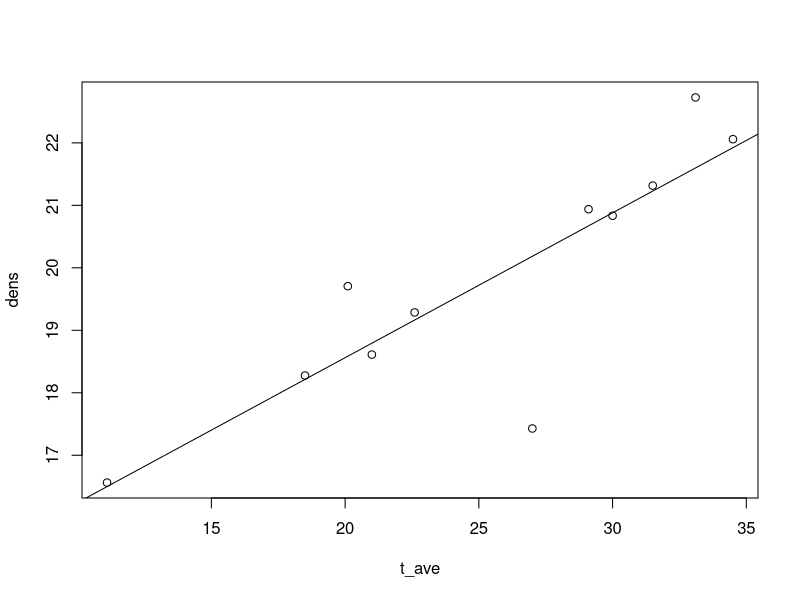
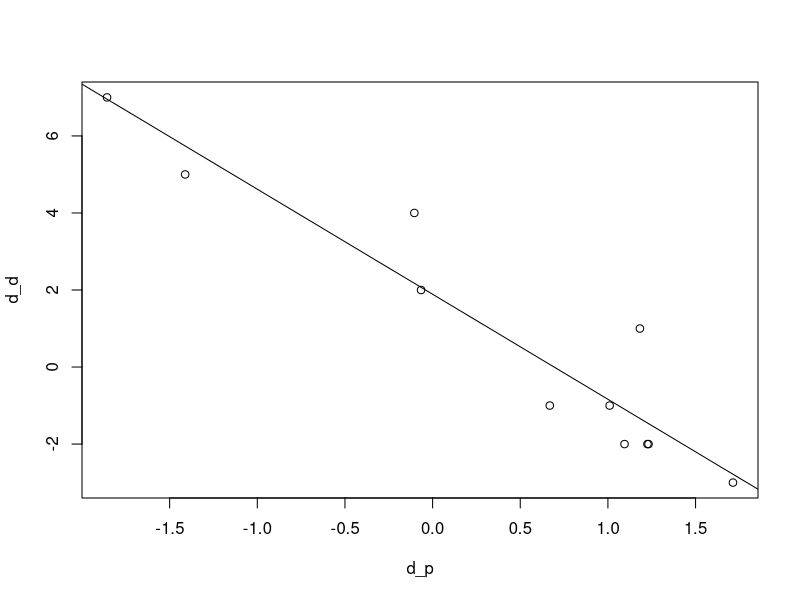
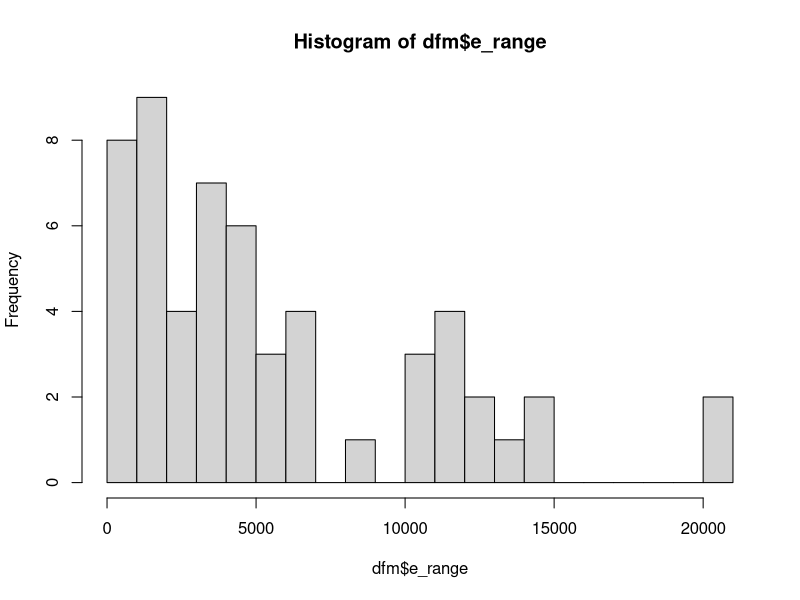

Here is the R script that generated these plots, in order: (Note: this script raises an error after producing the figures.)
#
#
#
#

# mod 5

dfs <- read.csv('data/snotel820_timp.csv')

# add date
dfs$date<-as.Date(dfs$date)

# add density
dfs$dens<-(dfs$swe/dfs$depth)*100

head(dfs)

# # # # STATS

####
# 1. assess 
cor(dfs$depth, dfs$swe)
# 0.96
cor(dfs$depth, dfs$dens)
# -0.64
## cor(dfs$swe, dfs$dens)
## -0.43
cor(dfs[!is.na(dfs$t_ave), "depth"], 
    dfs[!is.na(dfs$t_ave), "t_max"])
# -0.20

####
# 2. Density vs temperature
dfpost <- dfs[dfs$date>as.Date("2024-01-10"),]
fit1 <- lm(dens~t_ave, dfpost)
plot(dens~t_ave, dfpost)
abline(fit1)
summary(fit1)
summary(fit1)$r.squared
# 0.73
summary(fit1)$coefficients[2,4]
# 0.00077

####
# 3. Depth vs density
d_d <- diff(dfpost$depth)
d_p <- diff(dfpost$dens)
fit2 <- lm(d_d~d_p)
plot(d_d~d_p)
abline(fit2)
#
summary(fit2)
summary(fit2)$r.squared
# 0.89
summary(fit2)$coefficients[2,4]
# 1.1e-05

# snotelR

# # # CLEANING DATA

dfm <- read.csv("data/messy_state_elev.csv")

# 4. clean data
# gsub("\\.", "\\1", names(dfm))
names(dfm) <- make.unique(gsub("\\..*$", "", names(dfm)))
dfm$Elevation = gsub("\\,","",gsub("\\{\\d\\}","",dfm$Elevation) )
dfm$Elevation.1 = gsub("\\,","",gsub("\\{\\d\\}","",dfm$Elevation.1) )
dfm$Elevation.1 = gsub("Sea [Ll]evel", 0, dfm$Elevation.1)
# elev numeric - remove comma
dfm$Elevation.1 = as.numeric(dfm$Elevation.1)
dfm$Elevation = as.numeric(dfm$Elevation)
# elev range (high - low)
dfm$e_range = dfm$Elevation - dfm$Elevation.1
head(dfm)
summary(dfm)

# 5.
hist(dfm$e_range, breaks = 20)
shapiro.test(dfm$e_range)
# not normally distributed
dfm$State[dfm$e_range > 5280*2]
# 12 total (excluding US)
# [1] "Alaska"        "Arizona"       "California"   
# [4] "Colorado"      "Hawaii"        "Idaho"        
# [7] "Montana"       "Nevada"        "Oregon"       
# [10] "Utah"          "Washington"    "Wyoming"      

# 6.

# see gds-r


plot(ChangePercent20~e_range, dfm)
abline(lm(ChangePercent20~e_range, dfm))
summary(lm(ChangePercent20~e_range, dfm))

plot(ChangePercent20~e_range, dfm2)
abline(lm(ChangePercent20~e_range, dfm2))
summary(lm(ChangePercent20~e_range, dfm2))

plot(ChangePercent10~e_range, dfm2)
abline(lm(ChangePercent10~e_range, dfm2))
summary(lm(ChangePercent10~e_range, dfm2))
